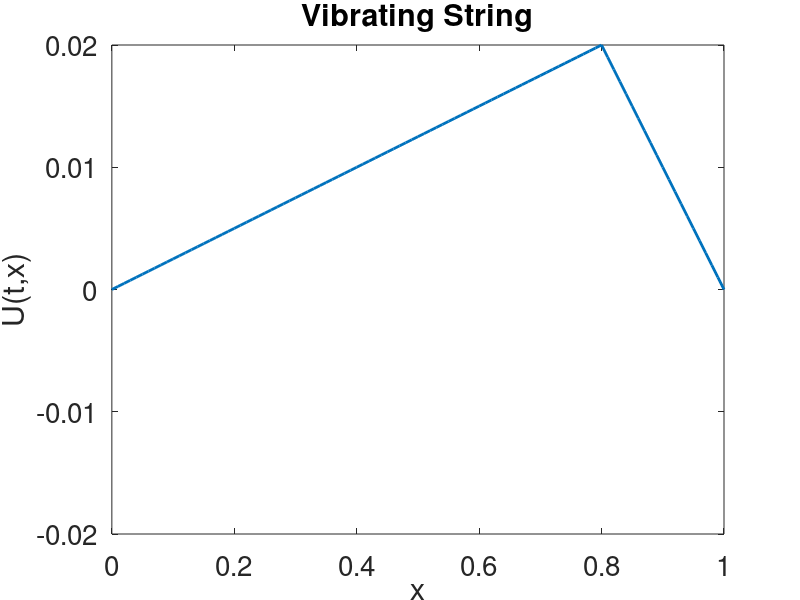

This figure's MATLAB source: (Note: this script raises an error after producing the figure.)
% Prog_16d.m: The wave equation. Modeling a vibrating string.
clear all;
N=101;L=1;x=linspace(0,L,N);
% U(:,1), U(:,2), U(:,3) refer to past, current and future values.
U = zeros(N,3);
c=0.5;
% U(0,x) initial condition. String plucked by 2cm.
U0(1:80)=0.025*x(1:80);U0(81:N)=0.1-0.1*(x(81:N));
U(:,1)=U0;
U(:,2)=U0;
% Plot the initial condition.
U_Plot=plot(x,U(:,2),'LineWidth',2);
axis([0,L,-0.02,0.02]);
xlabel('x'); ylabel('U(t,x)');
title('Vibrating String');
U(1,:)=0;U(end,:)=0; % Boundary conditions.
set(gca,'FontSize',20);
for n=1:4000
    U(2:end-1,3)=2*U(2:end-1,2)-U(2:end-1,1)+...
        c^2*(U(3:end,2)-2*U(2:end-1,2)+U(1:end-2,2));
    % Switch variables.
    U(:,1)=U(:,2);
    U(:,2)=U(:,3);
    U_Plot.YData=U(:,2);
    grid on;
    drawnow;
    frame = getframe(gcf);
    im = frame2im(frame);
end
% End Prog_16d.m.
